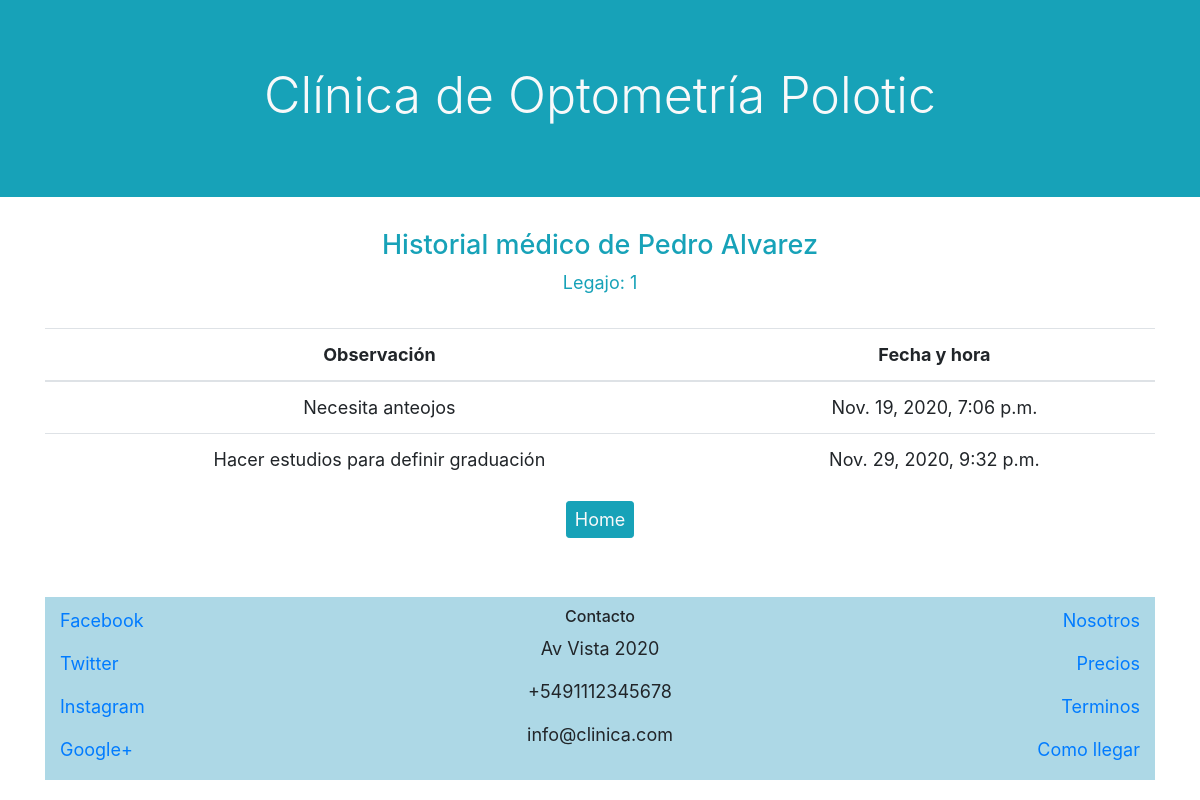
The page /1 on the database its author committed.
### clinica/models.py (models this page shows, shortened)
class Paciente(models.Model):
    nombre = models.CharField(max_length=64)
    apellido = models.CharField(max_length=64)
    medico = models.ForeignKey(Medico, on_delete=models.RESTRICT, related_name="medico_asignado")

class HistorialMedico(models.Model):
    paciente = models.ForeignKey(Paciente, on_delete=models.RESTRICT, related_name="paciente_historial")
    medico =  models.ForeignKey(Medico, on_delete=models.RESTRICT, related_name="medico_historial")
    observacion = models.TextField()
    fecha_y_hora = models.DateTimeField(auto_now_add = True)

### clinica/views.py (the view)
# urls.py: path("<int:paciente_id>", views.historial_medico, name = "historial_medico"),
def historial_medico(request, paciente_id):
    paciente = Paciente.objects.get(id=paciente_id)
    try:
        historial_medico = HistorialMedico.objects.filter(paciente=paciente_id)
    except HistorialMedico.DoesNotExist:
        raise Http404("No se encontryó paciente")
    return render(request,"clinica/historial_medico.html", {
        "historial_medico": historial_medico,
        "paciente": paciente
        })

### clinica/templates/clinica/historial_medico.html
{% extends "clinica/layout.html" %}
{% block body %}
<div class="container d-flex flex-column align-items-center">
<h4 class = "text-info text-center">Historial médico de {{paciente.nombre}} {{paciente.apellido}}</h4>
<p class = "text-info text-center pb-3">Legajo: {{paciente.id}}</p>
<div class="table-responsive">
  <table class="table" id ="tabla">
    <thead>
    <tr>
      <th class="text-center" scope="col">Observación</th>
      <th class="text-center" scope="col">Fecha y hora</th>
    </tr>
  </thead>
  <tbody>
{% for historia_medica in historial_medico %}
 <tr>
    <td class="text-center">{{historia_medica.observacion}}</td>  <td class="text-center"> {{historia_medica.fecha_y_hora}}</td>
 </tr>
{% endfor %}
</table>
<div class="d-flex align-items-center">
<a class="btn btn-info text-light btn-sm mb-3 mx-auto" href="{% url 'usuarios:index' %}">Home</a>
</div>
</div>
{% endblock %}

### clinica/static/css/style.css (style rules this page uses)
@media screen and (min-width: 770px) { a, p, li, td, th { font-size: 18px !important } }
@media screen and (min-width: 770px) { h4 { font-size: 27px !important; } }

### rows shown on the page
Paciente: nombre "Pedro", apellido "Alvarez", id "1"
HistorialMedico: observacion "Necesita anteojos", fecha_y_hora "Nov. 19, 2020, 7:06 p.m."
HistorialMedico: observacion "Hacer estudios para definir graduación", fecha_y_hora "Nov. 29, 2020, 9:32 p.m."
